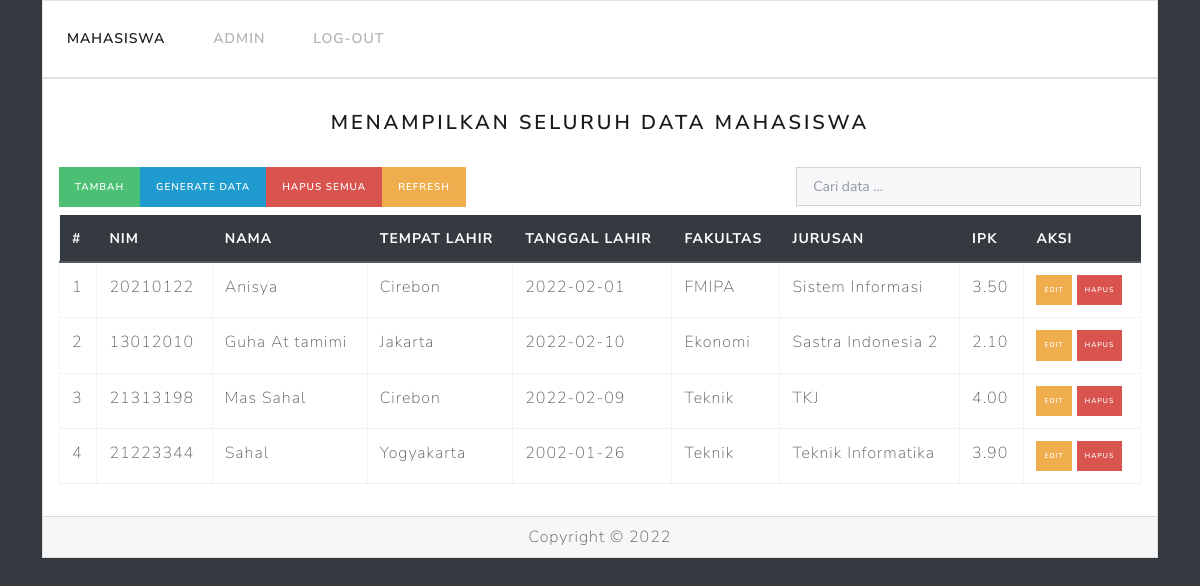
/pertemuan-13-14-crud/tampil_mahasiswa.php (signed in), run on the app's committed database.
### tables this page shows
CREATE TABLE `mahasiswa` (
  `nim` char(8) NOT NULL,
  `nama` varchar(100) DEFAULT NULL,
  `tempat_lahir` varchar(50) DEFAULT NULL,
  `tanggal_lahir` date DEFAULT NULL,
  `fakultas` varchar(50) DEFAULT NULL,
  `jurusan` varchar(50) DEFAULT NULL,
  `ipk` decimal(3,2) DEFAULT NULL,
  `foto` varchar(255) NOT NULL
);

### pertemuan-13-14-crud/tampil_mahasiswa.php (the view, shortened to what this page needs)
<?php
include("./connection.php");
if (isset($_GET["cari"])) {
    $cari = htmlentities(strip_tags(trim($_GET['cari'])));
    $cari = mysqli_real_escape_string($link, $cari);
    $query  = "SELECT * FROM mahasiswa WHERE ";
    $query .= "nim LIKE '%$cari%' OR ";
    $query .= "nama LIKE '%$cari%' OR ";
    $query .= "tempat_lahir LIKE '%$cari%' OR ";
    $query .= "tanggal_lahir LIKE '%$cari%' OR ";
    $query .= "fakultas LIKE '%$cari%' OR ";
    $query .= "jurusan LIKE '%$cari%' OR ";
    $query .= "ipk LIKE '%$cari%'";
    $pesan = "Menampilkan Hasil Pencarian <b>$cari</b>";
} else {
    $query = "SELECT * FROM mahasiswa ORDER BY nama ASC";
    $pesan = "Menampilkan Seluruh Data Mahasiswa";
}
?>
<!DOCTYPE html>
<html lang="id">
<head>
    <link rel="stylesheet" href="bootstrap.css">
</head>
<body class="bg-dark">
    <div class="container">
        <nav class="navbar navbar-expand navbar-light bg-light p-3">
            <div class="nav navbar-nav">
                <a class="nav-item nav-link active" href="./tampil_mahasiswa.php">Mahasiswa</a>
                <a class="nav-item nav-link" href="./tampil_admin.php">Admin</a>
                <a class="nav-item nav-link" href="./logout.php" onclick="return confirm('Yakin ingin keluar?')">Log-Out</a>
            </div>
        </nav>
        <div class="card">
            <div class="card-body">
                <div class="row mt-3 mb-4">
                    <div class="col-12 text-center">
                        <h4><?= $pesan; ?></h4>
                    </div>
                </div>
                <div class="row mb-2">
                    <div class="col-md-8 col-sm-12">
                        <div class="btn-group" role="group" aria-label="Basic example">
                            <a href="./tambah_mahasiswa.php" class="btn btn-success btn-sm">Tambah</a>
                            <a href="./generate_page.php" class="btn btn-info btn-sm" onclick="return confirm('Yakin ingin generate seluruh data?')">Generate Data</a>
                            <a href="./hapus_semua_mahasiswa.php" class="btn btn-danger btn-sm" onclick="return confirm('Yakin ingin menghapus seluruh data?')">Hapus Semua</a>
                            <a href="./tampil_mahasiswa.php" class="btn btn-warning btn-sm">Refresh</a>
                        </div>
                    </div>
                    <div class="col-md-4 col-sm-12">
                        <form method="get">
                            <div class="form-group">
                                <input type="search" name="cari" id="cari" class="form-control form-control-sm border-1" placeholder="Cari data ...">
                            </div>
                        </form>
                    </div>
                </div>
                <div class="table-responsive">
                    <table class="table table-bordered table-hover table-sm">
                        <thead class="bg-dark text-white">
                            <tr>
                                <th>#</th>
                                <th>NIM</th>
                                <th>Nama</th>
                                <th>Tempat Lahir</th>
                                <th>Tanggal lahir</th>
                                <th>Fakultas</th>
                                <th>Jurusan</th>
                                <th>IPK</th>
                                <th>Aksi</th>
                            </tr>
                        </thead>
                        <?php
                        $no = 0;
                        $result = mysqli_query($link, $query);
                        foreach ($result as $data) { ?>
                            <tr>
                                <td><?= $no += 1; ?></td>
                                <td><?= $data['nim']; ?></td>
                                <td><?= $data['nama']; ?></td>
                                <td><?= $data['tempat_lahir']; ?></td>
                                <td><?= $data['tanggal_lahir']; ?></td>
                                <td><?= $data['fakultas']; ?></td>
                                <td><?= $data['jurusan']; ?></td>
                                <td><?= $data['ipk']; ?></td>
                                <td>
                                    <a class="btn btn-warning btn-xs" href="./edit_mahasiswa.php?nim=<?= $data['nim']; ?>">Edit</a>
                                    <a class="btn btn-danger btn-xs" onclick="return confirm('Yakin ingin menghapus mahasiswa <?= $data['nama']; ?>?')" href="./hapus_mahasiswa.php?nim=<?= $data['nim']; ?>">Hapus</a>
                                </td>
                            </tr>
                        <?php  }
                        ?>
                    </table>
                </div>
            </div>
            <div class="card-footer">
                <div class="text-center">
                    Copyright &copy; <?= date("Y"); ?>
                </div>
            </div>
        </div>
    </div>
</body>
</html>

### data on the page
mahasiswa: no "1", nim "20210122", nama "Anisya", tempat_lahir "Cirebon", tanggal_lahir "2022-02-01", fakultas "FMIPA", jurusan "Sistem Informasi", ipk "3.50"
mahasiswa: no "2", nim "13012010", nama "Guha At tamimi", tempat_lahir "Jakarta", tanggal_lahir "2022-02-10", fakultas "Ekonomi", jurusan "Sastra Indonesia 2", ipk "2.10"
mahasiswa: no "3", nim "21313198", nama "Mas Sahal", tempat_lahir "Cirebon", tanggal_lahir "2022-02-09", fakultas "Teknik", jurusan "TKJ", ipk "4.00"
mahasiswa: no "4", nim "21223344", nama "Sahal", tempat_lahir "Yogyakarta", tanggal_lahir "2002-01-26", fakultas "Teknik", jurusan "Teknik Informatika", ipk "3.90"

### other printed values
$pesan "MENAMPILKAN SELURUH DATA MAHASISWA"
